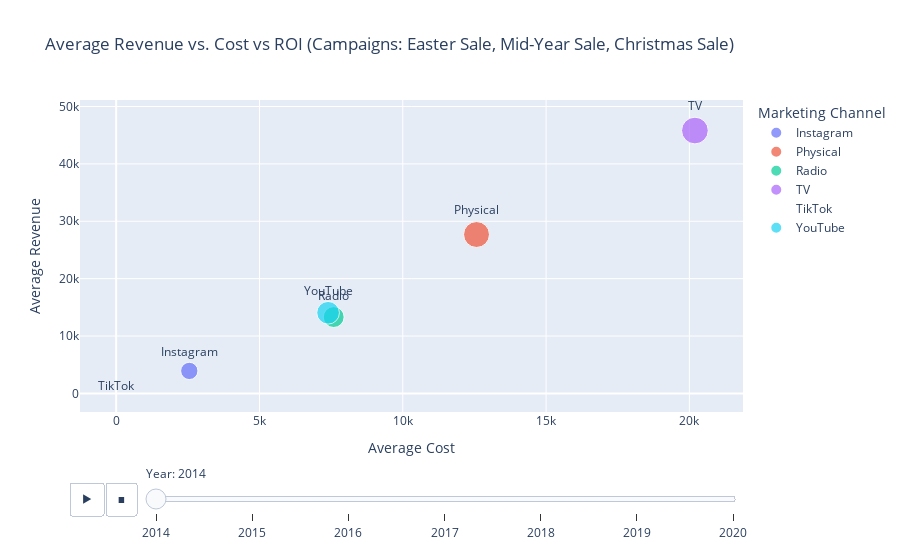

The notebook cell saved with this chart:
### Markdown cell above
Between 2014 and 2020, significant changes were observed in the average return on investment (ROI) across various marketing channels, pointing to evolving consumer preferences and demographic shifts. Notably:

1. Decline in Traditional Media Channels:
TV and Physical Channels: Both TV and Physical channels experienced a decline of approximately 50% in ROI over this period. This sharp drop may reflect a demographic shift away from traditional media as primary sources of engagement and purchasing influence, likely due to the increasing adoption of digital and social media platforms among younger audiences.

2. Growth in Digital and Social Media Channels:
YouTube, Instagram, and TikTok: In contrast, digital-first channels such as YouTube, Instagram, and TikTok showed a rising trend in ROI. This increase suggests that these platforms are becoming more effective at capturing audience attention and engagement, likely driven by their popularity among younger, digitally-native consumers. TikTok, in particular, has surged in recent years, reflecting its unique appeal in short-form content consumption and engagement.

3. Implications of Content Consumption Trends:
The upward trend in ROI for social platforms indicates a shift in content consumption preferences. Audiences are gravitating towards visually engaging, interactive, and mobile-friendly content, often tailored through algorithms to individual interests. This trend highlights the need for marketers to align content strategies with platform-specific formats and audience expectations.

4. Strategic Marketing Considerations:
These trends underscore the importance for brands to diversify their marketing strategies, focusing on digital channels where ROI is rising, while reevaluating investments in traditional media. A targeted approach that leverages the strengths of each platform—such as influencer collaborations on Instagram and short-form video content on TikTok—could maximize engagement and effectiveness.

#### **2. Average Revenue vs Cost vs ROI**

### Code cell
plot_rev_cost_roi(roi_df, ["Easter Sale", "Mid-Year Sale", "Christmas Sale"])

### Figure 1 — Plotly figure (JSON) as saved in the notebook; plotly's stock layout.template omitted (floating-point values rounded to 4 significant figures)
{"data": [{"customdata": [[2014, 52.5]], "hovertemplate": "Marketing Channel=%{text}<br>year=%{customdata[0]}<br>Average Cost=%{x}<br>Average Revenue=%{y}<br>Average ROI (%)=%{customdata[1]}<extra></extra>", "legendgroup": "Instagram", "marker": {"color": "#636efa", "size": [52.5], "sizemode": "area", "sizeref": 0.35, "symbol": "circle"}, "mode": "markers+text", "name": "Instagram", "orientation": "v", "showlegend": true, "text": ["Instagram"], "textposition": "top center", "type": "scatter", "x": [2552.0], "xaxis": "x", "y": [3918.0], "yaxis": "y"}, {"customdata": [[2014, 117.5]], "hovertemplate": "Marketing Channel=%{text}<br>year=%{customdata[0]}<br>Average Cost=%{x}<br>Average Revenue=%{y}<br>Average ROI (%)=%{customdata[1]}<extra></extra>", "legendgroup": "Physical", "marker": {"color": "#EF553B", "size": [117.5], "sizemode": "area", "sizeref": 0.35, "symbol": "circle"}, "mode": "markers+text", "name": "Physical", "orientation": "v", "showlegend": true, "text": ["Physical"], "textposition": "top center", "type": "scatter", "x": [12570.0], "xaxis": "x", "y": [27690.0], "yaxis": "y"}, {"customdata": [[2014, 76.5]], "hovertemplate": "Marketing Channel=%{text}<br>year=%{customdata[0]}<br>Average Cost=%{x}<br>Average Revenue=%{y}<br>Average ROI (%)=%{customdata[1]}<extra></extra>", "legendgroup": "Radio", "marker": {"color": "#00cc96", "size": [76.5], "sizemode": "area", "sizeref": 0.35, "symbol": "circle"}, "mode": "markers+text", "name": "Radio", "orientation": "v", "showlegend": true, "text": ["Radio"], "textposition": "top center", "type": "scatter", "x": [7591.0], "xaxis": "x", "y": [13300.0], "yaxis": "y"}, {"customdata": [[2014, 125]], "hovertemplate": "Marketing Channel=%{text}<br>year=%{customdata[0]}<br>Average Cost=%{x}<br>Average Revenue=%{y}<br>Average ROI (%)=%{customdata[1]}<extra></extra>", "legendgroup": "TV", "marker": {"color": "#ab63fa", "size": [125], "sizemode": "area", "sizeref": 0.35, "symbol": "circle"}, "mode": "markers+text", "name": "TV", "orientation": "v", "showlegend": true, "text": ["TV"], "textposition": "top center", "type": "scatter", "x": [20190.0], "xaxis": "x", "y": [45810.0], "yaxis": "y"}, {"customdata": [[2014, 0]], "hovertemplate": "Marketing Channel=%{text}<br>year=%{customdata[0]}<br>Average Cost=%{x}<br>Average Revenue=%{y}<br>Average ROI (%)=%{customdata[1]}<extra></extra>", "legendgroup": "TikTok", "marker": {"color": "#FFA15A", "size": [0], "sizemode": "area", "sizeref": 0.35, "symbol": "circle"}, "mode": "markers+text", "name": "TikTok", "orientation": "v", "showlegend": true, "text": ["TikTok"], "textposition": "top center", "type": "scatter", "x": [0], "xaxis": "x", "y": [0], "yaxis": "y"}, {"customdata": [[2014, 90]], "hovertemplate": "Marketing Channel=%{text}<br>year=%{customdata[0]}<br>Average Cost=%{x}<br>Average Revenue=%{y}<br>Average ROI (%)=%{customdata[1]}<extra></extra>", "legendgroup": "YouTube", "marker": {"color": "#19d3f3", "size": [90], "sizemode": "area", "sizeref": 0.35, "symbol": "circle"}, "mode": "markers+text", "name": "YouTube", "orientation": "v", "showlegend": true, "text": ["YouTube"], "textposition": "top center", "type": "scatter", "x": [7395.0], "xaxis": "x", "y": [14050.0], "yaxis": "y"}], "layout": {"legend": {"itemsizing": "constant", "title": {"text": "Marketing Channel"}, "tracegroupgap": 0}, "sliders": [{"active": 0, "currentvalue": {"prefix": "Year: "}, "len": 0.9, "pad": {"b": 10, "t": 50}, "steps": [{"args": [["2014"], {"frame": {"duration": 0, "redraw": false}, "fromcurrent": true, "mode": "immediate", "transition": {"duration": 0, "easing": "linear"}}], "label": "2014", "method": "animate"}, {"args": [["2015"], {"frame": {"duration": 0, "redraw": false}, "fromcurrent": true, "mode": "immediate", "transition": {"duration": 0, "easing": "linear"}}], "label": "2015", "method": "animate"}, {"args": [["2016"], {"frame": {"duration": 0, "redraw": false}, "fromcurrent": true, "mode": "immediate", "transition": {"duration": 0, "easing": "linear"}}], "label": "2016", "method": "animate"}, {"args": [["2017"], {"frame": {"duration": 0, "redraw": false}, "fromcurrent": true, "mode": "immediate", "transition": {"duration": 0, "easing": "linear"}}], "label": "2017", "method": "animate"}, {"args": [["2018"], {"frame": {"duration": 0, "redraw": false}, "fromcurrent": true, "mode": "immediate", "transition": {"duration": 0, "easing": "linear"}}], "label": "2018", "method": "animate"}, {"args": [["2019"], {"frame": {"duration": 0, "redraw": false}, "fromcurrent": true, "mode": "immediate", "transition": {"duration": 0, "easing": "linear"}}], "label": "2019", "method": "animate"}, {"args": [["2020"], {"frame": {"duration": 0, "redraw": false}, "fromcurrent": true, "mode": "immediate", "transition": {"duration": 0, "easing": "linear"}}], "label": "2020", "method": "animate"}], "x": 0.1, "xanchor": "left", "y": 0, "yanchor": "top"}], "title": {"text": "Average Revenue vs. Cost vs ROI (Campaigns: Easter Sale, Mid-Year Sale, Christmas Sale)"}, "updatemenus": [{"buttons": [{"args": [null, {"frame": {"duration": 500, "redraw": false}, "fromcurrent": true, "mode": "immediate", "transition": {"duration": 500, "easing": "linear"}}], "label": "&#9654;", "method": "animate"}, {"args": [[null], {"frame": {"duration": 0, "redraw": false}, "fromcurrent": true, "mode": "immediate", "transition": {"duration": 0, "easing": "linear"}}], "label": "&#9724;", "method": "animate"}], "direction": "left", "pad": {"r": 10, "t": 70}, "showactive": false, "type": "buttons", "x": 0.1, "xanchor": "right", "y": 0, "yanchor": "top"}], "xaxis": {"anchor": "y", "domain": [0, 1], "title": {"text": "Average Cost"}}, "yaxis": {"anchor": "x", "domain": [0, 1], "title": {"text": "Average Revenue"}}}}
